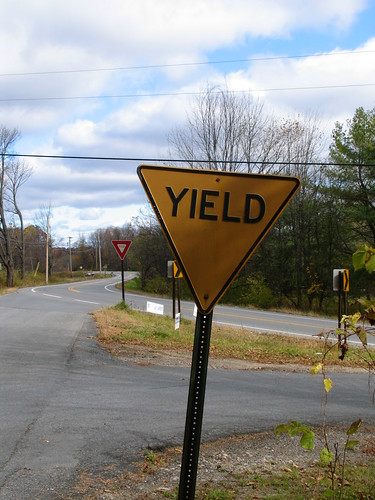
#> input picture input/2441528229_96488eed1a.jpg, 375 x 500 px; its folder holds only this picture in this run
$ python main.py input/2441528229_96488eed1a.jpg
#> lines starting #> are read from the running program, lines starting #| are printed output that depends on the picture; after the words box and inside, x2 and y2 are one past the last pixel; in counts of white or black regions, pixels touching at a corner belong together
### featureselector.py
# From https://www.geeksforgeeks.org/feature-detection-and-matching-with-opencv-python/
# Also used ChatGPT for fetching list of features in the image.

import cv2
import numpy as np

# This function extracts features from the image.
# Returns new image that points features, as well as a list of where all the features are located in image.
def selectFeaturesFromImage(image):
    gray_image = cv2.cvtColor(image, cv2.COLOR_BGR2GRAY)
    gray_image = np.float32(gray_image)

    dst = cv2.cornerHarris(gray_image, blockSize=2, ksize=5, k=0.01)

    feature_coords = np.argwhere(dst > 0.01 * dst.max())


    dst = cv2.dilate(dst, None)
    #image[dst > 0.01 * dst.max()] = [0, 255, 0]
    return image, feature_coords

### violajones.py

import cv2
import numpy as np
import pandas as pd

# This is for testing purposes
# [4 lines left out: function printImageWithIndex, not called in this run]

# This function computes the integral image, which is the sum of all pixels from a specific point. This is necessary for computing the Haar Features since it requires sums of specific features.
# Also used ChatGPT to help compute the integral image
def calculateIntegralImage(image):
    gray_image = cv2.cvtColor(image, cv2.COLOR_BGR2GRAY)
    #print('Gray image: ', gray_image)
    gray_image = np.array(gray_image)
    cumsum_rows = np.cumsum(gray_image, axis=0)
    cumsum_cols = np.cumsum(cumsum_rows, axis=1)
    #print('Cum Sum image: ', cumsum_cols)
    return cumsum_cols

# This function loops through all the features of the image and finds the Haar Features
# For this project, only the rectangular Haar Featurs will be detected instead of tilted.
# Returns a DataFrame containing all 4 Haar Feature and sum calculations
# https://en.wikipedia.org/wiki/Haar-like_feature
# https://www.youtube.com/watch?v=ZSqg-fZJ9tQ&ab_channel=FirstPrinciplesofComputerVision
# https://www.youtube.com/watch?v=p9vq90NYHMs&ab_channel=YoussefShakrina
# https://www.youtube.com/watch?v=uEJ71VlUmMQ&ab_channel=Computerphile
# [171 lines left out: functions computeHaarFeatures, totalPixelsOfFeature, adaBoostTraining1, adaBoostTraining2, adaBoostTraining3, adaBoostTraining4, not called in this run]

### main.py
import violajones
import featureselector
import cv2
import numpy as np
import pandas as pd
from sklearn.metrics.pairwise import cosine_similarity
import sys
import os

testFeatureIndex = 0
testClassification = None # Size = Number of unique signs
signNamesRed = ['No Turn On Red', 'No U-Turn', 'Do Not Enter']
signNamesYellow = ['Speed Limit', 'Windy Roads']
signNames = ['No Turn On Red','Speed Limit', 'One Way']

# This is used to classify new images. It takes in a feature, from the inputted image, and performs cosine similarity.
# It then finds the train data that is the most similar to it
def cosineSimilarity(row, trainName, signsName):
    global testClassification
    global testFeatureIndex

    #print("GOING THROUGH COSINE SIMILARITY")
    #print(testClassification)
    # Opens the train.csv and trainClassifier.csv files (obtained from the trainSigns.py program)
    train = pd.read_csv(trainName)
    signs = pd.read_csv(signsName)

    uniqueSigns = signs['Signs'].unique()

    # Converts DataFrames into NumPy arrays.
    rowNP = np.array(row).reshape(1, -1)
    trainNP = np.array(train)

    #print(trainNP)
    #print(rowNP)
    cosSimArr = cosine_similarity(rowNP, trainNP)

    if (cosSimArr[0][np.argmax(cosSimArr)] >= 0.97):
        indexOrder = np.argsort(cosSimArr)
        indexOrder = indexOrder[0][::-1]
        index = indexOrder[0]
        signClassifier = (signs.iloc[index]['Signs'])
        #print(signClassifier)
        for i in range(len(uniqueSigns)):
            if uniqueSigns[i] == signClassifier:
                testClassification[i] += 1
        testFeatureIndex += 1

# This function gathers the features inside each identified shape. The program first identifies every shape in the
# image and finds the biggest shapes (this is to assume that these big shapes are the traffic signs). Then it finds
# the features inside of the shapes using OpenCV's pointPolygonTest. Once it detects the features inside of the signs,
# then it determines the sign using the Viola-Jones algorithm.
#
# NOTE: ChatGPT was used to help determine shapes inside of the image and to determine the unique colors inside of the shape.

def gatherFeaturesInShape(image, gray_image, features, integralImage):
    global testClassification
    global signNames

    blurred = cv2.GaussianBlur(gray_image, (5, 5), 0)
    edges = cv2.Canny(blurred, 50, 150)

    # Detects every shape in the image.
    contours, _ = cv2.findContours(edges.copy(), cv2.RETR_EXTERNAL, cv2.CHAIN_APPROX_SIMPLE)
    isSign = False
    areaStart = 10000

    while (isSign != True):
        # Loops through every shape in the image.
        for contour in contours:
            featuresInSigns = [] # List to store features inside of the shapes.
            area = cv2.contourArea(contour)
            if area > areaStart: # This is used to determine if the contour is a 'big shape'.
                epsilon = 0.03 * cv2.arcLength(contour, True)
                approx = cv2.approxPolyDP(contour, epsilon, True)

                # Selects features inside of the big shape
                point_size=1
                for f in features:
                    x, y = f
                    tuplePoint = (float(f[1]), float(f[0]))
                    determine = cv2.pointPolygonTest(contour, tuplePoint, measureDist=False)
                    if (determine >= 0):
                        featuresInSigns.append(f)
                        #cv2.circle(image, (y, x), point_size, (255, 0, 0), -1) # Used to plot the features inside of the sign.

                featuresInSigns = np.array(featuresInSigns)
                #print("Features: ", features)
                #print("New Features: ", featuresInSigns)
                #print('Done')

                # Determines the color of the sign.
                mask = np.zeros_like(image)
                cv2.drawContours(mask, [contour], -1, (255, 255, 255), thickness=cv2.FILLED)
                shape_colors = cv2.bitwise_and(image, mask)
                color_list = shape_colors.reshape(-1, 3)
                unique_colors = np.unique(color_list, axis=0)

                yellow_present = False
                red_present = False
                redCount = 0
                yellowCount = 0

                #print(color_list)

                for color in color_list:
                    # Check if the color is red
                    #print("Color: ", color)
                    if (color[2] > 120) and (color[1] < 50) and (color[0] < 100) and (red_present == False):
                        #print('There is red: ', color)
                        red_present = True
                        redCount += 1
                    # Checks if the color is yellow
                    elif (color[2] > 120) and (color[1] > 120) and (color[0] < 100) and yellow_present == False:
                        #print('There is yellow: ', color)
                        yellow_present = True
                        yellowCount += 1

                #print("Red: ", redCount, ", Yellow: ", yellowCount)

                num_vertices = len(approx)
                signName = "unknown"

                # Since stop signs are the only octagon signs, this automatically becomes a stop sign
                if (num_vertices == 8 or num_vertices == 7) and (red_present == True):
                    signName = "Stop Sign"

                # Since Pedestrian Crossings are the only pentagon-shaped signs, this automatically becomes a Pedestrian Crossings sign
                elif num_vertices == 5 and (yellow_present == True):
                    signName = "Pedestrian Crossing"

                elif num_vertices == 3:
                    signName = "Yield"

                else:
                    # Computes the Viola-Jones algorithm
                    ababoostfeatures = violajones.computeHaarFeatures(integralImage, featuresInSigns, gray_image)

                    if red_present == True:
                        # Creates array for classifying test data
                        #print('Test Sign is Red')
                        signs = pd.read_csv('trainClassifierRed.csv')
                        uniqueSigns = signs['Signs'].unique()
                        testClassification = np.zeros(uniqueSigns.shape[0])
                        #print('Unique: ', uniqueSigns)

                        trainName = 'trainRed.csv'
                        signsName = 'trainClassifierRed.csv'
                        ababoostfeatures.apply(lambda x: cosineSimilarity(x,trainName,signsName), axis=1) # Uses KNN (Cosine Similarity) to classify the sign.

                    # This is for the yellow signs. If the sign is yellow, then it predicts based on other yellow signs.
                    elif yellow_present == True:
                        # Creates array for classifying test data
                        #print('Test Sign is Yellow')
                        signs = pd.read_csv('trainClassifierYellow.csv')
                        uniqueSigns = signs['Signs'].unique()
                        testClassification = np.zeros(uniqueSigns.shape[0])
                        #print('Unique: ', uniqueSigns)

                        trainName = 'trainYellow.csv'
                        signsName = 'trainClassifierYellow.csv'
                        ababoostfeatures.apply(lambda x: cosineSimilarity(x,trainName,signsName), axis=1) # Uses KNN (Cosine Similarity) to classify the sign.

                    # This is for signs without the color red or yellow.
                    else:
                        # Creates array for classifying test data
                        #print('White & Black')
                        signs = pd.read_csv('trainClassifier.csv')
                        uniqueSigns = signs['Signs'].unique()
                        testClassification = np.zeros(uniqueSigns.shape[0])
                        #print('Unique: ', uniqueSigns)

                        trainName = 'train.csv'
                        signsName = 'trainClassifier.csv'
                        ababoostfeatures.apply(lambda x: cosineSimilarity(x,trainName,signsName), axis=1) # Uses KNN (Cosine Similarity) to classify the sign.

                    #print(ababoostfeatures)

                    #print("Done With Cosine Similarity: ", testClassification)

                    largestSign = 0
                    for i in range(len(testClassification)):
                        if red_present == True:
                            if testClassification[i] > largestSign:
                                signName = signNamesRed[i]
                                largestSign = testClassification[i]
                        elif yellow_present == True:
                            if testClassification[i] > largestSign:
                                signName = signNamesYellow[i]
                                largestSign = testClassification[i]
                        else:
                            if testClassification[i] > largestSign:
                                signName = signNames[i]
                                largestSign = testClassification[i]

                # Outlines the 'sign' in the image
                cv2.drawContours(image, [approx], -1, (0, 255, 0), 2)
                cv2.putText(image, signName, (approx.ravel()[0], approx.ravel()[1]), cv2.FONT_HERSHEY_SIMPLEX, 0.5, (255, 0, 0), 2)
                print("Sign: ", signName)
                isSign = True

        if isSign == False:
            #print('IsSign is False')
            areaStart -= 2000
            if areaStart == 0:
                break

    #image = cv2.resize(image, (400, 400))
    cv2.imshow("Shapes Detected", image)
    cv2.waitKey(0)
    cv2.destroyAllWindows()

# Main function that imports image and selects features from image
def main(arguments):
    global testClassification
    folder_path = "input/"

    # Loop through each file in the folder
    for file_name in os.listdir(folder_path):
        # Check if the file is an image (you may need to adjust the condition based on your file extensions)
        if file_name.lower().endswith((".jpg", ".jpeg", ".png", ".gif")):
            # Construct the full path to the image file
            image_file = os.path.join(folder_path, file_name)
            print(image_file)  # Or perform any other operation with the image file

            try:
                image = cv2.imread(image_file)
#> image is the input picture: shape (500, 375, 3); mean B, G, R 136.4, 141, 141.6

                image = cv2.resize(image, (400, 400))
#> image: shape (400, 400, 3)
                gray_image = cv2.cvtColor(image, cv2.COLOR_BGR2GRAY)
                #print(gray_image)
                #displayImage(gray_image)

                imageWithFeatures, features = featureselector.selectFeaturesFromImage(image)
#> in selectFeaturesFromImage, `dst = cv2.cornerHarris(gray_image, blockSize=2, ksize=5, k=0.01)`:
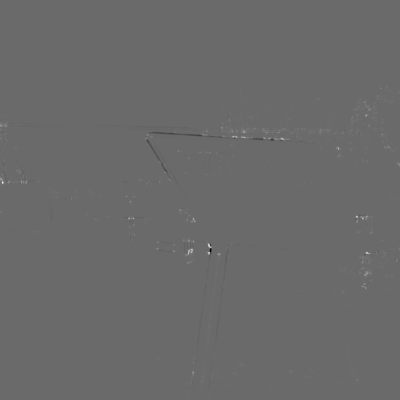
#> dst: shape (400, 400) float32; min -1.36e+09, max 1.89e+09, mean 1347856.8; drawn with min black and max white
#> in selectFeaturesFromImage, `feature_coords = np.argwhere(dst > 0.01 * dst.max())`: feature_coords = 3759 pairs, first value 85 to 397, second value 0 to 399
#> in selectFeaturesFromImage, `dst = cv2.dilate(dst, None)`:
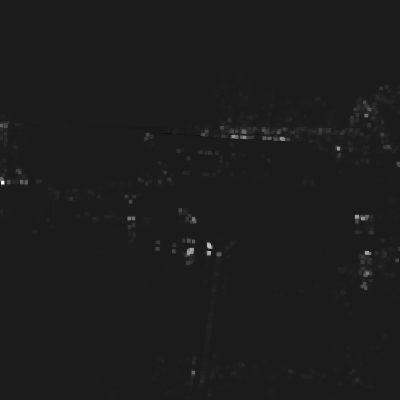
#> dst: shape (400, 400) float32; min -229974176, max 1.89e+09, mean 8326932; drawn with min black and max white
#> features has the same summary as feature_coords in selectFeaturesFromImage
                #displayImage(imageWithFeatures)

                #print('Features: ', features)
                integralImage = violajones.calculateIntegralImage(image)
#> in calculateIntegralImage, `cumsum_rows = np.cumsum(gray_image, axis=0)`:
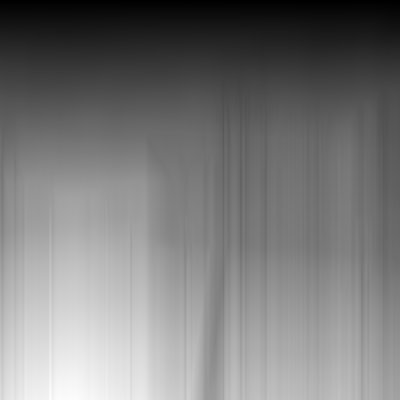
#> cumsum_rows: shape (400, 400) uint64; min 190, max 69550, mean 33326.9; drawn with min black and max white
#> in calculateIntegralImage, `cumsum_cols = np.cumsum(cumsum_rows, axis=1)`:
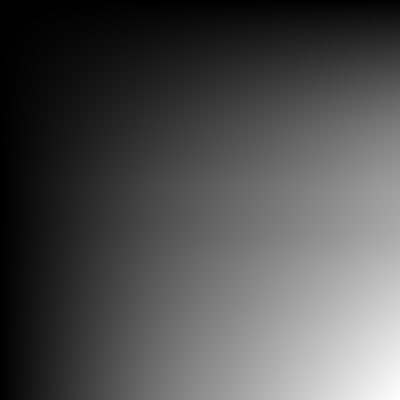
#> cumsum_cols: shape (400, 400) uint64; min 236, max 22487400, mean 7093789.5; drawn with min black and max white
                gatherFeaturesInShape(image, gray_image, features, integralImage)
#> in gatherFeaturesInShape, `edges = cv2.Canny(blurred, 50, 150)`:
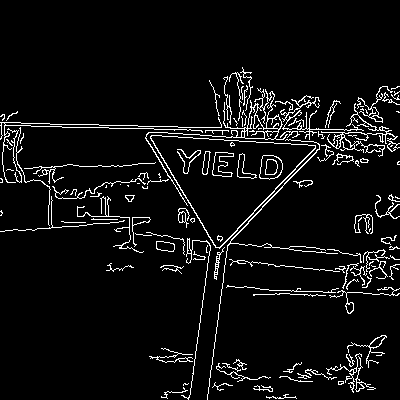
#> edges: shape (400, 400); 5.9% white in thin lines or dots, all inside (x1, y1, x2, y2) = (0, 67, 400, 400)
#> in gatherFeaturesInShape, `contours, _ = cv2.findContours(edges.copy(), cv2.RETR_EXTERNAL, cv2.CH..`: contours = 117 contours, 93 with area under 20; largest, box (x1, y1, x2, y2) and area: (150, 135, 316, 249) 9390, (145, 88, 288, 206) 1052, (321, 103, 400, 157) 250, (156, 241, 175, 252) 146, (347, 335, 387, 368) 114
#> after the loop in gatherFeaturesInShape, `while (isSign != True):`:
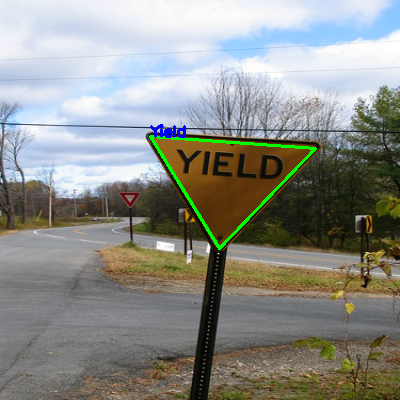
#> image: shape (400, 400, 3); mean B, G, R 136.3, 142.3, 140.4
#> after the loop in gatherFeaturesInShape, `while (isSign != True):`:
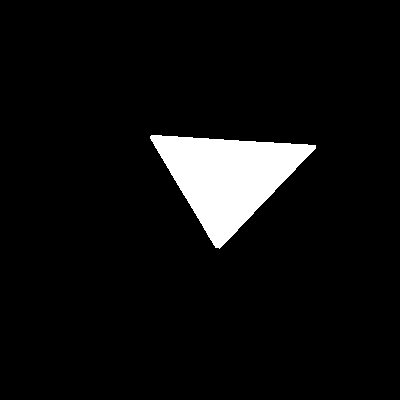
#> mask: shape (400, 400, 3); 6% white; 1 white region, box (x1, y1, x2, y2) and area: (150, 135, 316, 249) 9583
#> after the loop in gatherFeaturesInShape, `while (isSign != True):`: areaStart = 8000

            except Exception as e:
                print("File Does Not Exist, Please Try Again")
    exit()
#> (the program exits here)

$ run again, on input/nouturn2.png
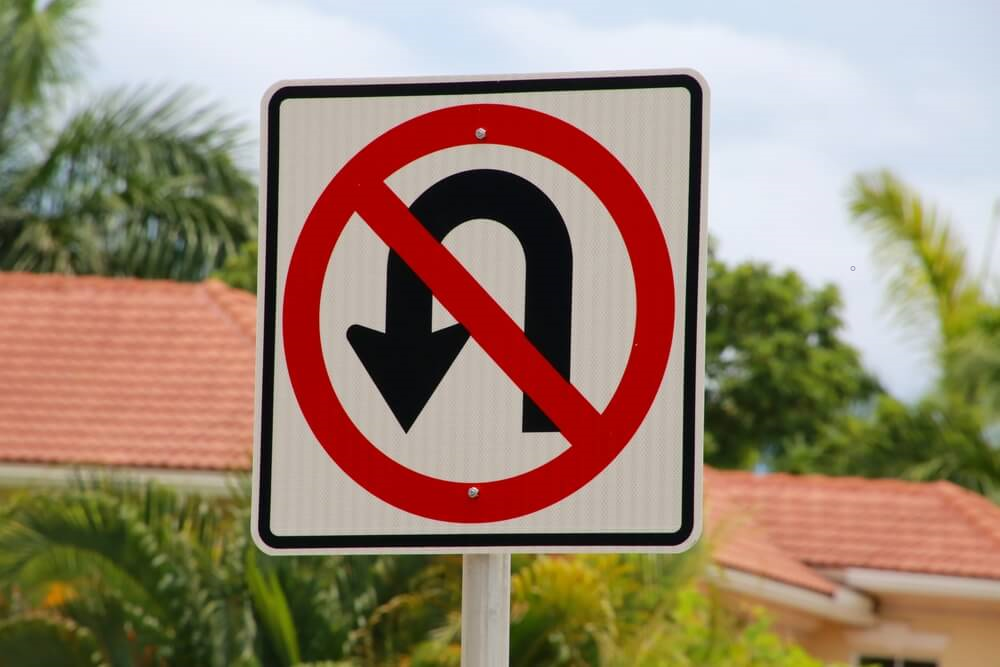
#> input picture input/nouturn2.png, 1000 x 667 px
#> in main, image is the input picture: shape (667, 1000, 3); mean B, G, R 112.3, 132.9, 154.1
#> feature_coords = 338 pairs, first value 52 to 399, second value 100 to 374
#> features has the same summary as feature_coords in selectFeaturesFromImage
#> in gatherFeaturesInShape, `edges = cv2.Canny(blurred, 50, 150)`:
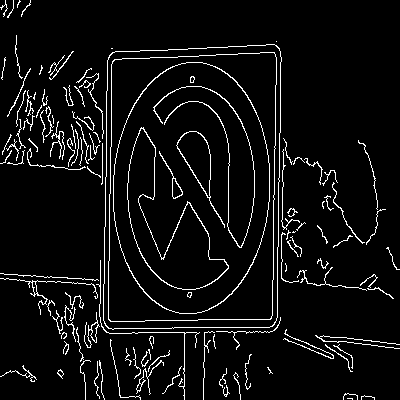
#> edges: shape (400, 400); 5.8% white in thin lines or dots
#> contours = 110 contours, 100 with area under 20; largest, box (x1, y1, x2, y2) and area: (103, 44, 282, 330) 48370, (84, 312, 100, 348) 96, (0, 278, 98, 315) 62, (136, 360, 164, 395) 42, (332, 182, 365, 244) 31
#> the loop in gatherFeaturesInShape, `while (isSign != True):` made 1 pass; (reads trainClassifierRed.csv from the repository)
#> after the loop in gatherFeaturesInShape, `while (isSign != True):`:
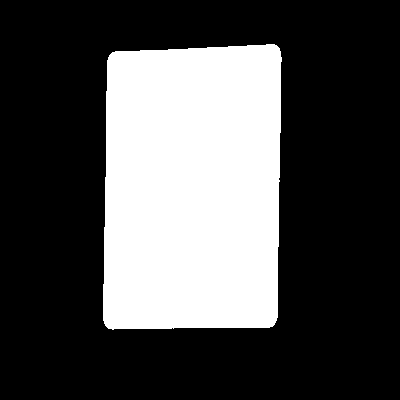
#> mask: shape (400, 400, 3); 30.5% white; 1 white region, box (x1, y1, x2, y2) and area: (103, 44, 282, 330) 48813
